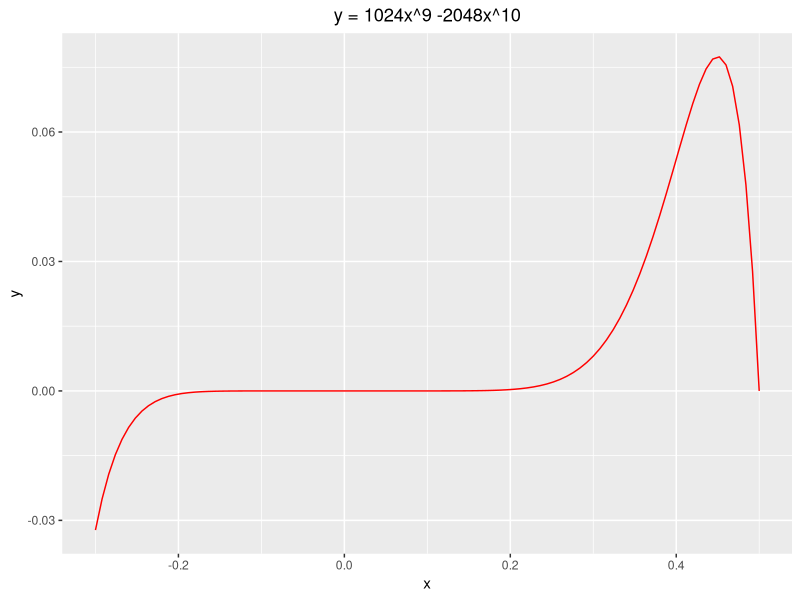

Recreate this plot in R.
## ---- chunk 1
knitr::opts_chunk$set(echo = TRUE)
## ---- chunk 2
library(ggplot2)
fun.1 <- function(x) 1024*(x^9) - 2048*(x^10)
set.seed(1492)
ggplot(data.frame(x = seq(from = -0.3, to = 0.5, by = 0.001)), aes(x)) +
  stat_function(fun = fun.1, colour = "red") + ggtitle("y = 1024x^9 -2048x^10") + theme(plot.title = element_text(hjust = 0.5))
